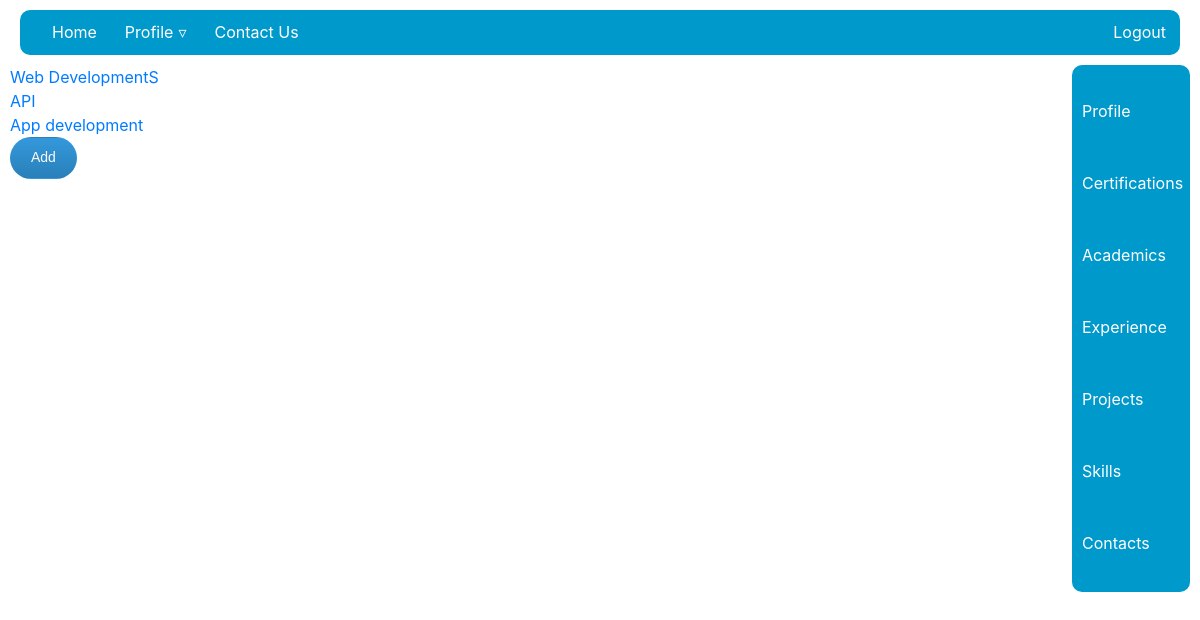
Before: /detail_list/?r=skills&d=details (signed in) with the older database file.
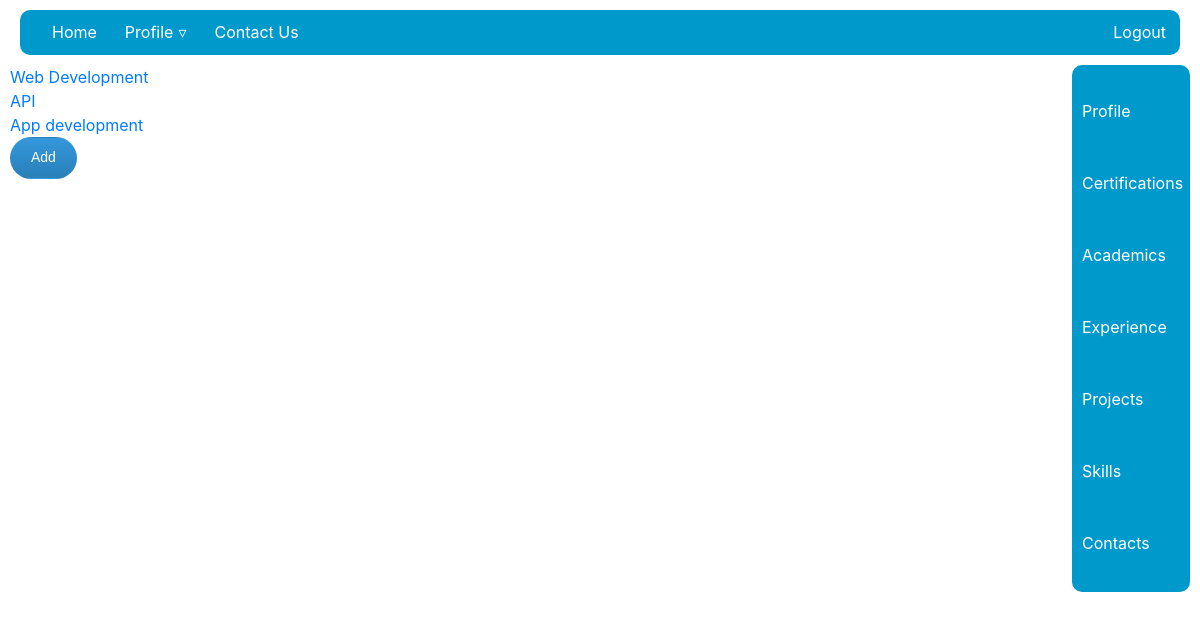
After: the same page with the newer database file.
### prof_details/models.py (models this page shows, shortened)
class Skill(models.Model):
    user = models.ForeignKey(User, on_delete=models.CASCADE)
    name = models.TextField(max_length=20)

### prof_details/views.py (the view, shortened to what this page needs)
# urls.py: path('detail_list/', login_required(views.ProfileEditDetails.as_view(),login_url='login'), name='detail'),
class ProfileEditDetails(View):
    page = 'edit'
    context = {'page': page}
    def select_form(self, req_post=None, req_files=None, id=None, f=False):
        r = self.request.GET.get('r')
        profile = Profile.objects.get(user = self.request.user)
        self.context.update({'profile':profile, 'r':r})
        if r == 'profile':
            form = ProfileEditForm(req_post, req_files, instance = profile)
            return form
        elif r == 'skills':
            form = SkillEditForm(req_post, req_files,initial={'user':self.request.user})
            if id == None and not f:
                skill = Skill.objects.filter(user = self.request.user)
                return skill
            elif id:
                skill = Skill.objects.get(id=id)
                form = SkillEditForm(req_post, req_files ,instance=skill)
                return form
            return form
    def get(self, request, *args, **kwargs):
        self.context.update({'r':self.request.GET.get('r')})
        if not self.request.GET.get('d') and not self.request.GET.get('a'):
            """Edit pages rendered after detail_list pages"""
            if kwargs.get('pk'):
                form = self.select_form(id= kwargs.get('pk'))
            else:
                """Form rendered only for profile page"""
                form = self.select_form()
            self.context.update({'form':form})
            return render(request, 'prof_details/profile.html', self.context)
        elif self.request.GET.get('d'):
            obj = self.select_form()
            self.context.update({'obj':obj})
            return render(request, 'prof_details/details_list.html', self.context)
        elif self.request.GET.get('a'):
            """Form rendered after user requests for add"""
            form = self.select_form(f=True)
            print('form')
            self.context.update({'form':form})
            return render(request, 'prof_details/profile.html', self.context)

### prof_details/templates/prof_details/details_list.html
{% extends 'main.html' %}
{% block content %}
<div style="display: grid; grid-template-columns: 9fr 1fr;">
        <div>
                {% for obj in obj %}
                <a href="{% url 'edit_spc_profile' obj.id %}?r={{r}}">
                        {% if obj.degree %}
                        {{obj.degree}}
                        {% elif obj.title %}
                        {{obj.title}}
                        {% elif obj.organization_name %}
                        {{obj.organization_name}}
                        {% elif obj.name %}
                        {{obj.name}}
                        {% elif obj.email_adress %}
                        {{obj.email_adress}}
                        {% endif %}
                </a>
                <br>
                {% endfor %}
                <a href="{% url 'add_details' %}?a=add&r={{r}}" class="btn">Add</a>
        </div>
        <div>
                {% include 'prof_details/sidebar.html' %}
        </div>
</div>
{% endblock %}

Changed rows visible on the page:
changed Skill: name "Web DevelopmentS" → "Web Development"
